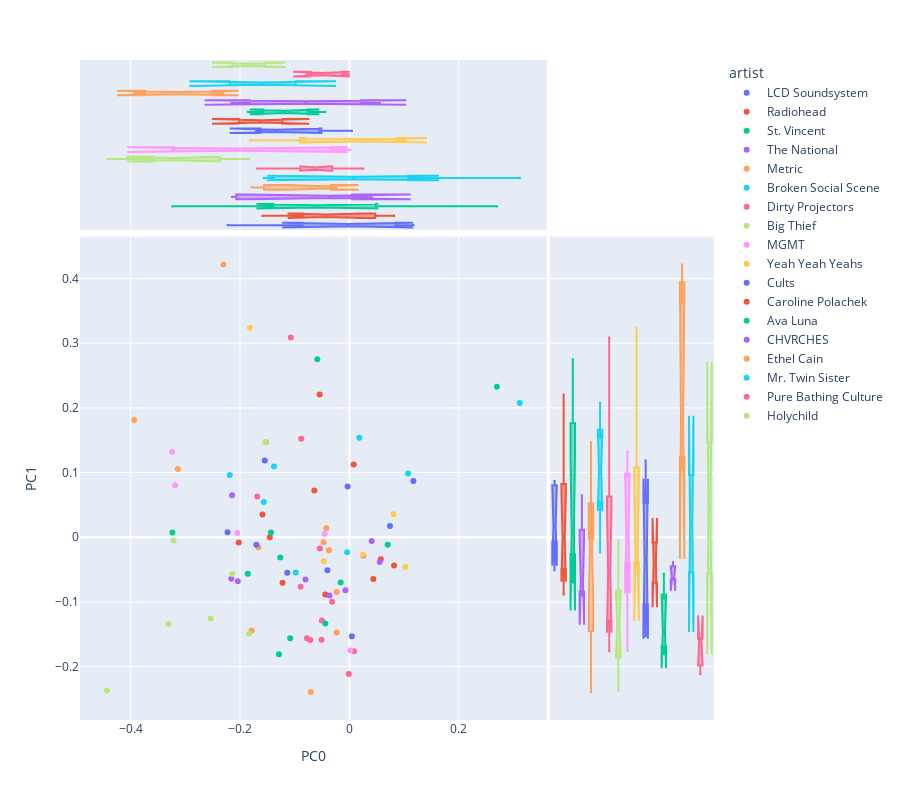

The notebook cell saved with this chart:
### Code cell
vis_pcs(DCM, 0, 1, label='artist')
